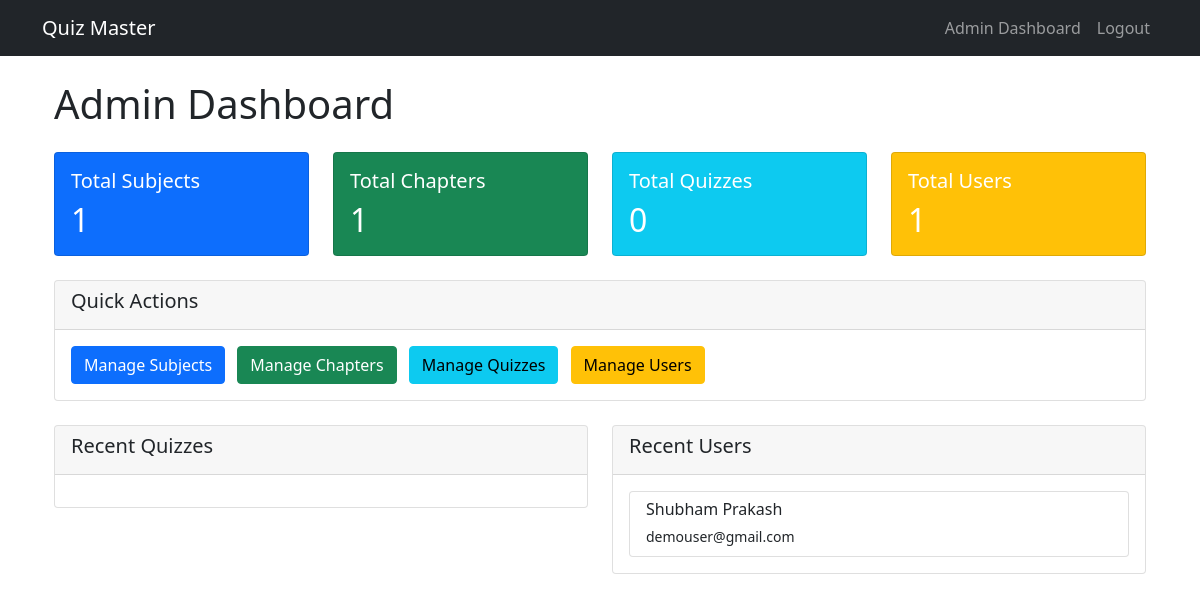
The app's page /admin/dashboard (signed in), older data.
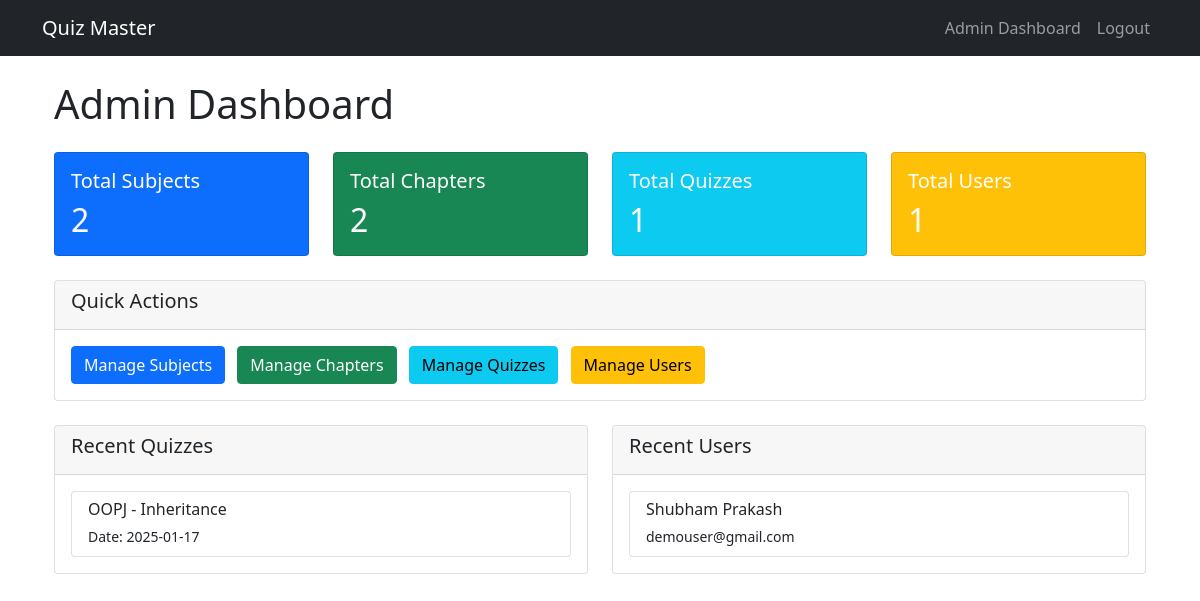
The same page, newer data.
### models/models.py (models this page shows)
class User(UserMixin, db.Model):
    id = db.Column(db.Integer, primary_key=True)
    username = db.Column(db.String(120), unique=True, nullable=False)
    password = db.Column(db.String(200), nullable=False)
    full_name = db.Column(db.String(100), nullable=False)
    qualification = db.Column(db.String(100))
    dob = db.Column(db.Date)
    is_admin = db.Column(db.Boolean, default=False)
    quiz_scores = db.relationship('Score', backref='user', lazy=True)

class Quiz(db.Model):
    id = db.Column(db.Integer, primary_key=True)
    chapter_id = db.Column(db.Integer, db.ForeignKey('chapter.id'), nullable=False)
    date_of_quiz = db.Column(db.Date, nullable=False)
    time_duration = db.Column(db.Interval, nullable=False)
    remarks = db.Column(db.Text)
    questions = db.relationship('Question', backref='quiz', cascade='all, delete-orphan', lazy=True)
    scores = db.relationship('Score', backref='quiz', cascade='all, delete-orphan', lazy=True)

class Subject(db.Model):
    id = db.Column(db.Integer, primary_key=True)
    name = db.Column(db.String(100), nullable=False)
    description = db.Column(db.Text)
    chapters = db.relationship('Chapter', backref='subject', cascade='all, delete-orphan', lazy=True)

class Chapter(db.Model):
    id = db.Column(db.Integer, primary_key=True)
    name = db.Column(db.String(100), nullable=False)
    description = db.Column(db.Text)
    subject_id = db.Column(db.Integer, db.ForeignKey('subject.id'), nullable=False)
    quizzes = db.relationship('Quiz', backref='chapter', cascade='all, delete-orphan', lazy=True)

### controllers/admin.py (the view)
@admin.route('/admin/dashboard')
@login_required
@admin_required
def dashboard():
    subjects_count = Subject.query.count()
    chapters_count = Chapter.query.count()
    quizzes_count = Quiz.query.count()
    users_count = User.query.filter_by(is_admin=False).count()
    recent_quizzes = Quiz.query.order_by(Quiz.date_of_quiz.desc()).limit(5).all()
    recent_users = User.query.filter_by(is_admin=False).order_by(User.id.desc()).limit(5).all()
    return render_template('admin/dashboard.html',
                         subjects_count=subjects_count,
                         chapters_count=chapters_count,
                         quizzes_count=quizzes_count,
                         users_count=users_count,
                         recent_quizzes=recent_quizzes,
                         recent_users=recent_users)

### app.py (called while the page is built)
@login_manager.user_loader
def load_user(user_id):
    return User.query.get(int(user_id))

### controllers/admin.py (called while the page is built)
def admin_required(f):
    @wraps(f)
    def decorated_function(*args, **kwargs):
        if not current_user.is_authenticated or not current_user.is_admin:
            flash('Access denied.', 'danger')
            return redirect(url_for('auth.login'))
        return f(*args, **kwargs)
    return decorated_function

### templates/admin/dashboard.html
{% extends "base.html" %}
{% block content %}
<div class="container">
    <h1 class="mb-4">Admin Dashboard</h1>
    <div class="row mb-4">
        <div class="col-md-3">
            <div class="card bg-primary text-white">
                <div class="card-body">
                    <h5 class="card-title">Total Subjects</h5>
                    <h2 class="card-text">{{ subjects_count }}</h2>
                </div>
            </div>
        </div>
        <div class="col-md-3">
            <div class="card bg-success text-white">
                <div class="card-body">
                    <h5 class="card-title">Total Chapters</h5>
                    <h2 class="card-text">{{ chapters_count }}</h2>
                </div>
            </div>
        </div>
        <div class="col-md-3">
            <div class="card bg-info text-white">
                <div class="card-body">
                    <h5 class="card-title">Total Quizzes</h5>
                    <h2 class="card-text">{{ quizzes_count }}</h2>
                </div>
            </div>
        </div>
        <div class="col-md-3">
            <div class="card bg-warning text-white">
                <div class="card-body">
                    <h5 class="card-title">Total Users</h5>
                    <h2 class="card-text">{{ users_count }}</h2>
                </div>
            </div>
        </div>
    </div>
    <div class="row mb-4">
        <div class="col-md-12">
            <div class="card">
                <div class="card-header">
                    <h5>Quick Actions</h5>
                </div>
                <div class="card-body">
                    <a href="{{ url_for('admin.manage_subjects') }}" class="btn btn-primary me-2">Manage Subjects</a>
                    <a href="{{ url_for('admin.manage_chapters') }}" class="btn btn-success me-2">Manage Chapters</a>
                    <a href="{{ url_for('admin.manage_quizzes') }}" class="btn btn-info me-2">Manage Quizzes</a>
                    <a href="{{ url_for('admin.manage_users') }}" class="btn btn-warning">Manage Users</a>
                </div>
            </div>
        </div>
    </div>
    <div class="row">
        <div class="col-md-6">
            <div class="card">
                <div class="card-header">
                    <h5>Recent Quizzes</h5>
                </div>
                <div class="card-body">
                    <div class="list-group">
                        {% for quiz in recent_quizzes %}
                        <div class="list-group-item">
                            <h6 class="mb-1">{{ quiz.chapter.subject.name }} - {{ quiz.chapter.name }}</h6>
                            <small>Date: {{ quiz.date_of_quiz.strftime('%Y-%m-%d') }}</small>
                        </div>
                        {% endfor %}
                    </div>
                </div>
            </div>
        </div>
        <div class="col-md-6">
            <div class="card">
                <div class="card-header">
                    <h5>Recent Users</h5>
                </div>
                <div class="card-body">
                    <div class="list-group">
                        {% for user in recent_users %}
                        <div class="list-group-item">
                            <h6 class="mb-1">{{ user.full_name }}</h6>
                            <small>{{ user.username }}</small>
                        </div>
                        {% endfor %}
                    </div>
                </div>
            </div>
        </div>
    </div>
</div>
{% endblock %}

Row changes from the older to the newer data that the page shows:
added Quiz: chapter.subject.name "OOPJ", chapter.name "Inheritance", date_of_quiz "2025-01-17"
Text that changed along with them:
{{ subjects_count }}: "1" → "2"
{{ chapters_count }}: "1" → "2"
{{ quizzes_count }}: "0" → "1"
